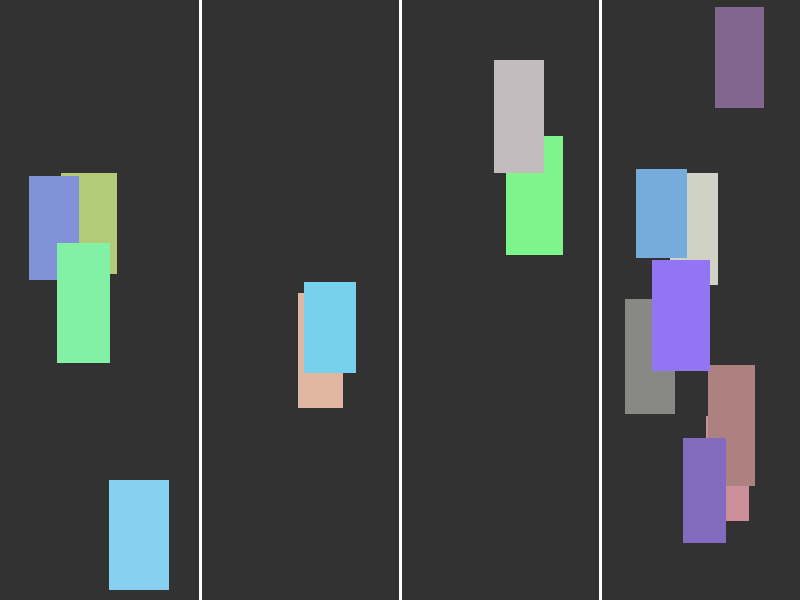
#> input picture data/traffic_0000.png, 800 x 600 px; its folder holds only this picture in this run
$ python visualizer.py
#> lines starting #> are read from the running program, lines starting #| are printed output that depends on the picture
import cv2
import numpy as np
import os
import matplotlib.pyplot as plt

def visualize_traffic(image_path, lane_counts, prediction):
    """
    Visualizes traffic data with lane counts and prediction.

    Args:
        image_path: Path to the traffic image
        lane_counts: List of vehicle counts per lane
        prediction: Traffic density prediction (low, med, high)
    """
#> called with image_path = 'data/traffic_0000.png', prediction = 'med'
    # Check if image exists
    if not os.path.exists(image_path):
        raise FileNotFoundError(f"Image not found: {image_path}")

    try:
        # Read the image
        img = cv2.imread(image_path)
#> img is the input picture: shape (600, 800, 3); mean B, G, R 72.3, 70.5, 66.7
        if img is None:
            raise Exception(f"Failed to read image: {image_path}")

        # Convert BGR to RGB for matplotlib
        img_rgb = cv2.cvtColor(img, cv2.COLOR_BGR2RGB)

        # Create figure with subplots
        fig, (ax1, ax2) = plt.subplots(1, 2, figsize=(15, 6))

        # Plot the image
        ax1.imshow(img_rgb)
        ax1.set_title('Traffic Image', fontsize=12, fontweight='bold')
        ax1.axis('off')

        # Create color map based on congestion level
        if prediction.lower() == 'high':
            bar_color = '#e74c3c'  # Red for high congestion
            title_color = '#c0392b'
        elif prediction.lower() == 'med':
            bar_color = '#f39c12'  # Orange for medium congestion
            title_color = '#d35400'
        else:  # low
            bar_color = '#2ecc71'  # Green for low congestion
            title_color = '#27ae60'

        # Plot lane counts with styled bars
        lanes = [f'Lane {i+1}' for i in range(len(lane_counts))]
        bars = ax2.bar(lanes, lane_counts, color=bar_color, alpha=0.8,
                      edgecolor='black', linewidth=1)

        # Add data labels on top of bars
        for bar in bars:
            height = bar.get_height()
            ax2.text(bar.get_x() + bar.get_width()/2., height + 0.1,
                    f'{int(height)}', ha='center', va='bottom', fontweight='bold')

        # Style the bar chart
        ax2.set_title(f'Vehicle Counts by Lane\n(Prediction: {prediction.upper()})',
                     fontsize=12, fontweight='bold', color=title_color)
        ax2.set_ylabel('Number of Vehicles', fontweight='bold')
        ax2.set_ylim(0, max(lane_counts) * 1.2 + 1)  # Add some space for labels
        ax2.grid(axis='y', linestyle='--', alpha=0.7)
        ax2.spines['top'].set_visible(False)
        ax2.spines['right'].set_visible(False)

        # Add total count with styled text box
        total = sum(lane_counts)
        ax2.text(0.5, 0.9, f'Total: {total} vehicles',
                horizontalalignment='center',
                transform=ax2.transAxes,
                bbox=dict(facecolor='white', alpha=0.9, boxstyle='round,pad=0.5',
                          edgecolor=bar_color))
    except Exception as e:
        # If visualization fails, create a simple error figure
        plt.figure(figsize=(8, 6))
        plt.text(0.5, 0.5, f"Visualization Error: {str(e)}",
                 ha='center', va='center', fontsize=12)
        plt.axis('off')
        print(f"Error in visualization: {e}")

    plt.tight_layout()

    # Save visualization
    output_dir = 'output'
    if not os.path.exists(output_dir):
        os.makedirs(output_dir)

    # Extract filename from path
    filename = os.path.basename(image_path)
    base_name = os.path.splitext(filename)[0]
    viz_path = os.path.join(output_dir, f'{base_name}_viz.png')

    plt.savefig(viz_path)
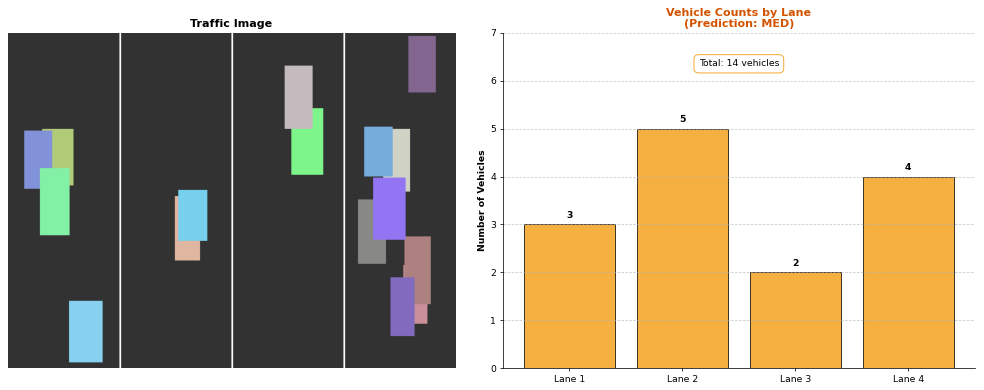
#> figure drawn by matplotlib, 2 panels; panel 2: tallest bar 5 high, from x = 0.6 to 1.4
    print(f"Visualization saved to {viz_path}")

    # Display
    plt.show()

# [98 lines left out: function visualize_dataset_summary, not called in this run]

if __name__ == "__main__":
    try:
        # Visualize dataset summary if available
        if os.path.exists(os.path.join('data', 'features.npy')):
            visualize_dataset_summary()
        else:
            print("No dataset features found to visualize")

        # Try to visualize a sample image if available
        data_dir = 'data'
        image_files = [f for f in os.listdir(data_dir) if f.endswith('.png')]

        if image_files:
            # Visualize the first image with some example data
            image_path = os.path.join(data_dir, image_files[0])
            lane_counts = [3, 5, 2, 4]  # Example lane counts
            prediction = "med"  # Example prediction

            visualize_traffic(image_path, lane_counts, prediction)

    except Exception as e:
        print(f"Error in visualization: {e}")

$ run again, on data/traffic_0005.png
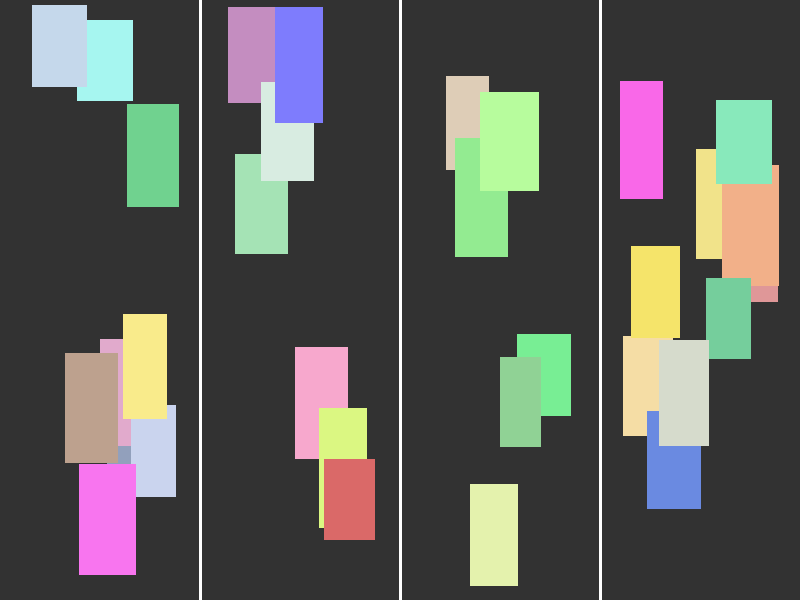
#> input picture data/traffic_0005.png, 800 x 600 px
#> in visualize_traffic, img is the input picture: shape (600, 800, 3); mean B, G, R 87, 91.2, 90.7
#> in visualize_traffic, `plt.savefig(viz_path)`:
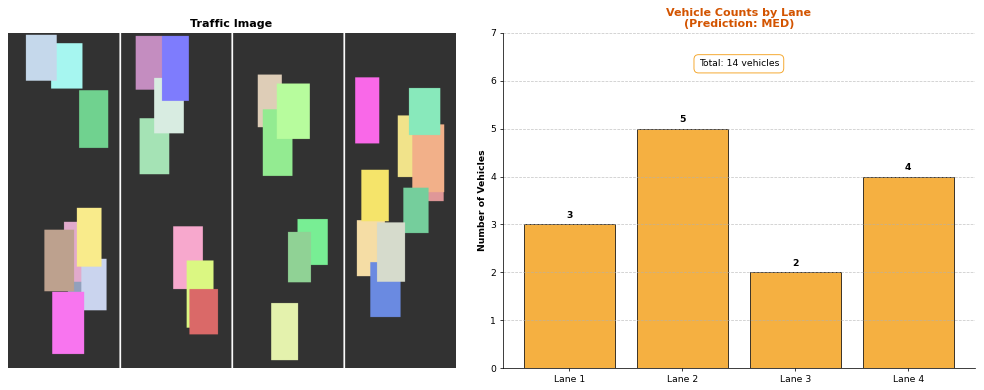
#> figure drawn by matplotlib, 2 panels; panel 2: tallest bar 5 high, from x = 0.6 to 1.4

$ run again, on data/traffic_0006.png
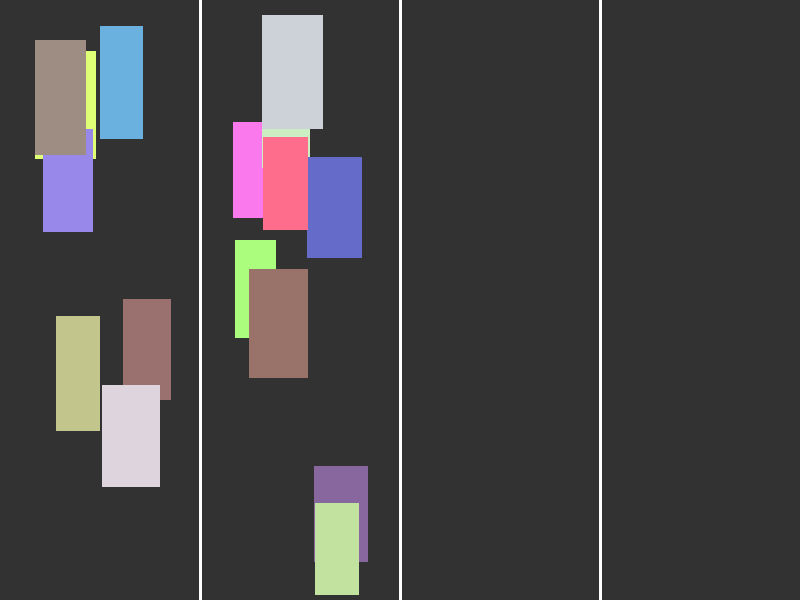
#> input picture data/traffic_0006.png, 800 x 600 px
#> in visualize_traffic, img is the input picture: shape (600, 800, 3); mean B, G, R 69.1, 67.6, 69.5
#> in visualize_traffic, `plt.savefig(viz_path)`:
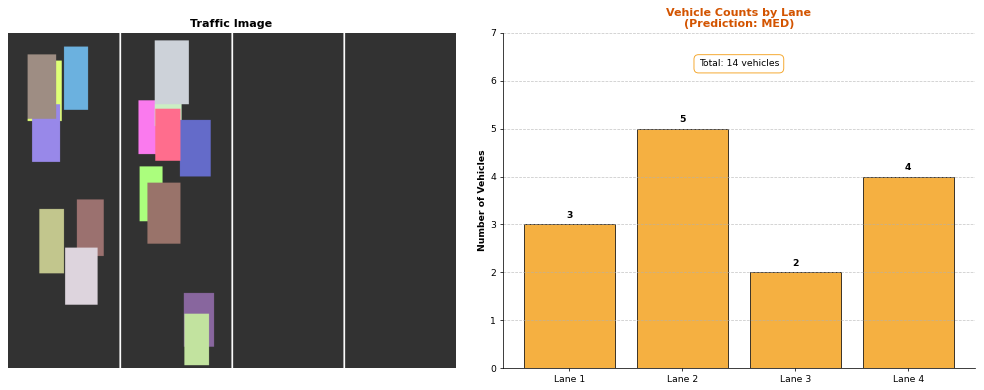
#> figure drawn by matplotlib, 2 panels; panel 2: tallest bar 5 high, from x = 0.6 to 1.4

$ run again, on data/traffic_0008.png
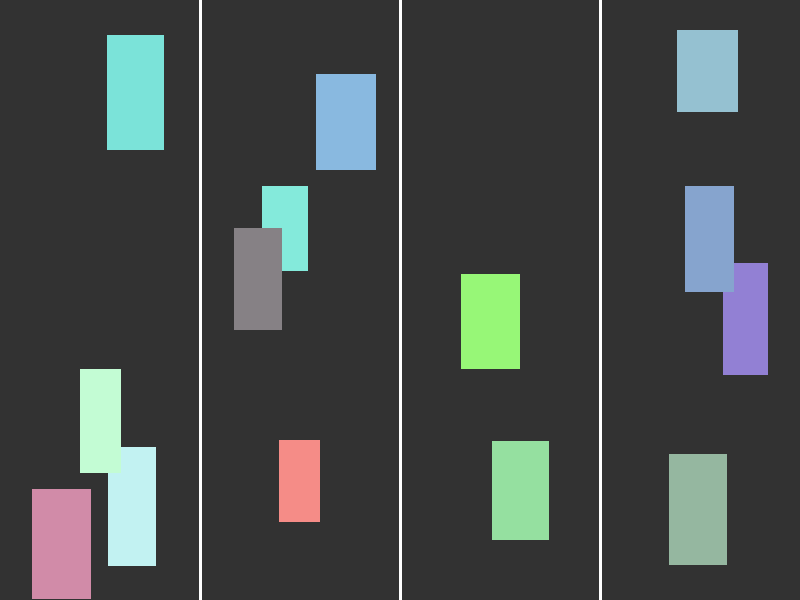
#> input picture data/traffic_0008.png, 800 x 600 px
#> in visualize_traffic, img is the input picture: shape (600, 800, 3); mean B, G, R 72.9, 73.7, 68.7
#> in visualize_traffic, `plt.savefig(viz_path)`:
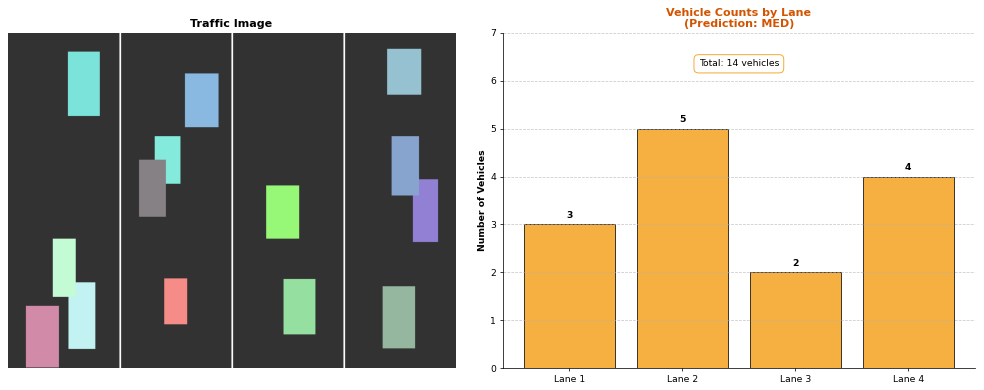
#> figure drawn by matplotlib, 2 panels; panel 2: tallest bar 5 high, from x = 0.6 to 1.4

$ run again, on data/traffic_0001.png
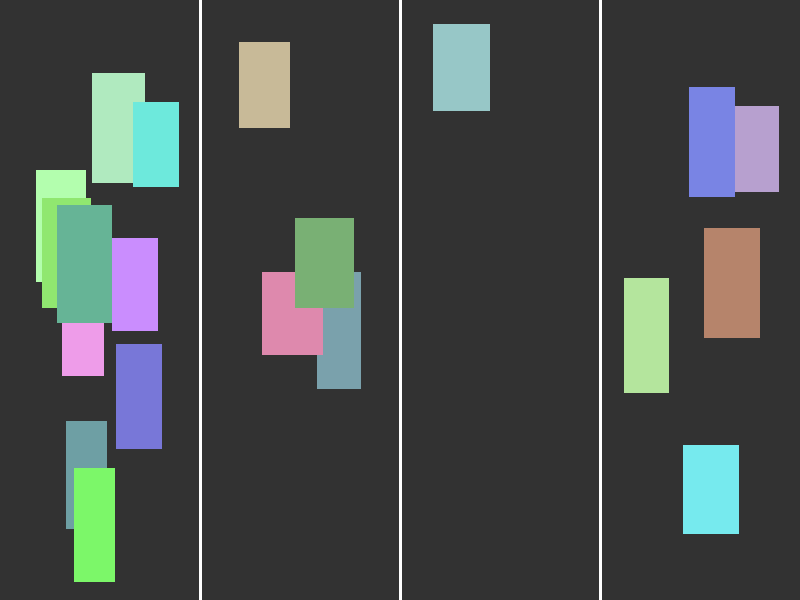
#> input picture data/traffic_0001.png, 800 x 600 px
#> in visualize_traffic, img is the input picture: shape (600, 800, 3); mean B, G, R 74.7, 75.8, 70.4
#> in visualize_traffic, `plt.savefig(viz_path)`:
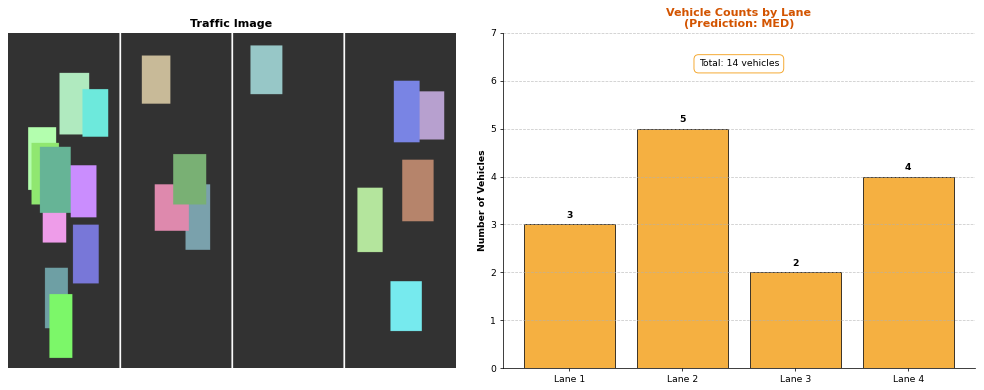
#> figure drawn by matplotlib, 2 panels; panel 2: tallest bar 5 high, from x = 0.6 to 1.4
